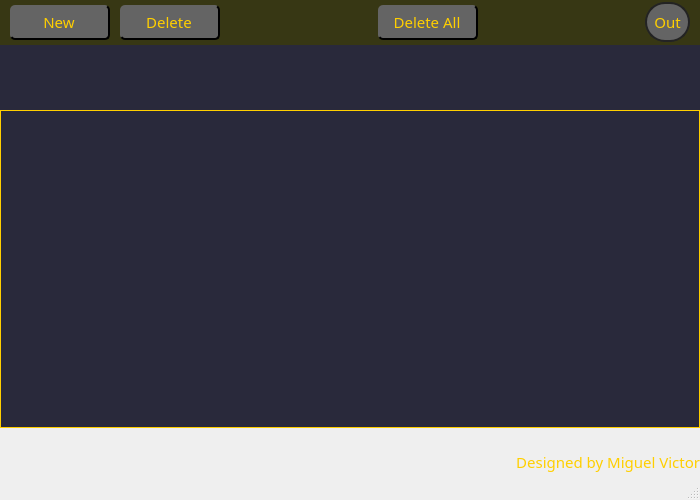
<?xml version="1.0" encoding="UTF-8"?>
<ui version="4.0">
 <class>MainWindow</class>
 <widget class="QMainWindow" name="MainWindow">
  <property name="geometry">
   <rect>
    <x>0</x>
    <y>0</y>
    <width>700</width>
    <height>500</height>
   </rect>
  </property>
  <property name="minimumSize">
   <size>
    <width>500</width>
    <height>200</height>
   </size>
  </property>
  <property name="maximumSize">
   <size>
    <width>700</width>
    <height>500</height>
   </size>
  </property>
  <property name="font">
   <font>
    <family>OCR A Extended</family>
    <pointsize>11</pointsize>
   </font>
  </property>
  <property name="windowTitle">
   <string>Contact Book</string>
  </property>
  <property name="windowIcon">
   <iconset>
    <normalon>:/icon/Icon.ico</normalon>
   </iconset>
  </property>
  <property name="styleSheet">
   <string notr="true"/>
  </property>
  <property name="iconSize">
   <size>
    <width>26</width>
    <height>26</height>
   </size>
  </property>
  <widget class="QWidget" name="centralwidget">
   <layout class="QVBoxLayout" name="verticalLayout">
    <property name="spacing">
     <number>0</number>
    </property>
    <property name="leftMargin">
     <number>0</number>
    </property>
    <property name="topMargin">
     <number>0</number>
    </property>
    <property name="rightMargin">
     <number>0</number>
    </property>
    <property name="bottomMargin">
     <number>0</number>
    </property>
    <item>
     <widget class="QFrame" name="frame_top">
      <property name="minimumSize">
       <size>
        <width>0</width>
        <height>45</height>
       </size>
      </property>
      <property name="maximumSize">
       <size>
        <width>16777215</width>
        <height>45</height>
       </size>
      </property>
      <property name="styleSheet">
       <string notr="true">background-color: rgb(55, 55, 20);
color: rgb(255, 207, 0);</string>
      </property>
      <property name="frameShape">
       <enum>QFrame::NoFrame</enum>
      </property>
      <property name="frameShadow">
       <enum>QFrame::Raised</enum>
      </property>
      <layout class="QHBoxLayout" name="horizontalLayout">
       <property name="spacing">
        <number>0</number>
       </property>
       <property name="leftMargin">
        <number>0</number>
       </property>
       <property name="topMargin">
        <number>0</number>
       </property>
       <property name="rightMargin">
        <number>0</number>
       </property>
       <property name="bottomMargin">
        <number>0</number>
       </property>
       <item>
        <widget class="QPushButton" name="pushButton_new">
         <property name="minimumSize">
          <size>
           <width>110</width>
           <height>28</height>
          </size>
         </property>
         <property name="maximumSize">
          <size>
           <width>100</width>
           <height>35</height>
          </size>
         </property>
         <property name="font">
          <font>
           <family>OCR A Extended</family>
           <pointsize>11</pointsize>
          </font>
         </property>
         <property name="cursor">
          <cursorShape>PointingHandCursor</cursorShape>
         </property>
         <property name="styleSheet">
          <string notr="true">QPushButton {
	margin-left: 10px;
	background-color: rgb(100, 100, 100);
	border-radius: 5px;
	border-left: none;
	border-right: 2px solid rgb(0, 0, 0);
	border-bottom: 2px solid rgb(0, 0, 0);
}
QPushButton:hover {
	background-color: rgb(90, 90, 90);
}
QPushButton:pressed {
	background-color: rgb(255, 207, 0);
	border-right: 2px solid rgb(255, 120, 0);
	border-bottom: 2px solid rgb(255, 120, 0);
	color: rgb(35, 35, 35);
}</string>
         </property>
         <property name="text">
          <string>New</string>
         </property>
        </widget>
       </item>
       <item>
        <widget class="QPushButton" name="pushButton_delete">
         <property name="minimumSize">
          <size>
           <width>110</width>
           <height>28</height>
          </size>
         </property>
         <property name="maximumSize">
          <size>
           <width>100</width>
           <height>35</height>
          </size>
         </property>
         <property name="font">
          <font>
           <family>OCR A Extended</family>
           <pointsize>11</pointsize>
          </font>
         </property>
         <property name="cursor">
          <cursorShape>PointingHandCursor</cursorShape>
         </property>
         <property name="styleSheet">
          <string notr="true">QPushButton {
	margin-left: 10px;
	background-color: rgb(100, 100, 100);
	border-radius: 5px;
	border-left: none;
	border-right: 2px solid rgb(0, 0, 0);
	border-bottom: 2px solid rgb(0, 0, 0);
}
QPushButton:hover {
	background-color: rgb(90, 90, 90);
}
QPushButton:pressed {
	background-color: rgb(255, 207, 0);
	border-right: 2px solid rgb(255, 120, 0);
	border-bottom: 2px solid rgb(255, 120, 0);
	color: rgb(35, 35, 35);
}</string>
         </property>
         <property name="text">
          <string>Delete</string>
         </property>
        </widget>
       </item>
       <item>
        <spacer name="horizontalSpacer_2">
         <property name="orientation">
          <enum>Qt::Horizontal</enum>
         </property>
         <property name="sizeHint" stdset="0">
          <size>
           <width>40</width>
           <height>20</height>
          </size>
         </property>
        </spacer>
       </item>
       <item>
        <widget class="QPushButton" name="pushButton_delete_all">
         <property name="minimumSize">
          <size>
           <width>110</width>
           <height>28</height>
          </size>
         </property>
         <property name="maximumSize">
          <size>
           <width>100</width>
           <height>35</height>
          </size>
         </property>
         <property name="font">
          <font>
           <family>OCR A Extended</family>
           <pointsize>11</pointsize>
          </font>
         </property>
         <property name="cursor">
          <cursorShape>PointingHandCursor</cursorShape>
         </property>
         <property name="styleSheet">
          <string notr="true">QPushButton {
	margin-right: 10px;
	background-color: rgb(100, 100, 100);
	border-radius: 5px;
	border-left: none;
	border-right: 2px solid rgb(0, 0, 0);
	border-bottom: 2px solid rgb(0, 0, 0);
}
QPushButton:hover {
	background-color: rgb(90, 90, 90);
}
QPushButton:pressed {
	background-color: rgb(255, 207, 0);
	border-right: 2px solid rgb(255, 120, 0);
	border-bottom: 2px solid rgb(255, 120, 0);
	color: rgb(35, 35, 35);
}</string>
         </property>
         <property name="text">
          <string>Delete All</string>
         </property>
        </widget>
       </item>
       <item>
        <spacer name="horizontalSpacer">
         <property name="orientation">
          <enum>Qt::Horizontal</enum>
         </property>
         <property name="sizeHint" stdset="0">
          <size>
           <width>40</width>
           <height>20</height>
          </size>
         </property>
        </spacer>
       </item>
       <item>
        <widget class="QPushButton" name="pushButton_out">
         <property name="minimumSize">
          <size>
           <width>55</width>
           <height>40</height>
          </size>
         </property>
         <property name="font">
          <font>
           <family>OCR A Extended</family>
           <pointsize>11</pointsize>
          </font>
         </property>
         <property name="cursor">
          <cursorShape>PointingHandCursor</cursorShape>
         </property>
         <property name="styleSheet">
          <string notr="true">QPushButton {
	margin-right: 10px;
	background-color: rgb(100, 100, 100);
	border-radius: 20.3px;
	border:2px solid rgb(35, 35, 35)
}
QPushButton:hover {
	background-color: rgb(90, 90, 90);
}
QPushButton:pressed {
	background-color: rgb(255, 207, 0);
	border: 2px solid rgb(255, 120, 0);
	color: rgb(35, 35, 35);
}</string>
         </property>
         <property name="text">
          <string>Out</string>
         </property>
         <property name="iconSize">
          <size>
           <width>24</width>
           <height>24</height>
          </size>
         </property>
        </widget>
       </item>
      </layout>
     </widget>
    </item>
    <item>
     <widget class="QFrame" name="frame_center">
      <property name="minimumSize">
       <size>
        <width>700</width>
        <height>0</height>
       </size>
      </property>
      <property name="styleSheet">
       <string notr="true">background-color: rgb(41, 41, 59);</string>
      </property>
      <property name="frameShape">
       <enum>QFrame::NoFrame</enum>
      </property>
      <property name="frameShadow">
       <enum>QFrame::Raised</enum>
      </property>
      <layout class="QVBoxLayout" name="verticalLayout_2">
       <property name="spacing">
        <number>0</number>
       </property>
       <property name="leftMargin">
        <number>0</number>
       </property>
       <property name="topMargin">
        <number>0</number>
       </property>
       <property name="rightMargin">
        <number>0</number>
       </property>
       <property name="bottomMargin">
        <number>0</number>
       </property>
       <item>
        <widget class="QFrame" name="frame_header">
         <property name="minimumSize">
          <size>
           <width>0</width>
           <height>65</height>
          </size>
         </property>
         <property name="styleSheet">
          <string notr="true">background-image: url(:/header/top_bar2.png);
background-position: center;
background-repeat: no-repeat;</string>
         </property>
         <property name="frameShape">
          <enum>QFrame::NoFrame</enum>
         </property>
         <property name="frameShadow">
          <enum>QFrame::Raised</enum>
         </property>
        </widget>
       </item>
       <item>
        <widget class="QTableView" name="tableView">
         <property name="minimumSize">
          <size>
           <width>500</width>
           <height>0</height>
          </size>
         </property>
         <property name="maximumSize">
          <size>
           <width>950</width>
           <height>16777215</height>
          </size>
         </property>
         <property name="font">
          <font>
           <family>OCR A Extended</family>
           <pointsize>11</pointsize>
          </font>
         </property>
         <property name="layoutDirection">
          <enum>Qt::LeftToRight</enum>
         </property>
         <property name="styleSheet">
          <string notr="true">QTableView {
	color: rgb(225, 225, 255);
	border: 1px solid rgb(255, 207, 0);
	background-color: rgb(41, 41, 59);

}
QTableView:hover {
	
	background-color: rgb(41, 41, 55);
}</string>
         </property>
         <property name="frameShape">
          <enum>QFrame::NoFrame</enum>
         </property>
        </widget>
       </item>
      </layout>
     </widget>
    </item>
    <item>
     <widget class="QFrame" name="frame_bottom">
      <property name="minimumSize">
       <size>
        <width>0</width>
        <height>45</height>
       </size>
      </property>
      <property name="maximumSize">
       <size>
        <width>16777215</width>
        <height>45</height>
       </size>
      </property>
      <property name="styleSheet">
       <string notr="true">background-image: url(:/background_bottom/Images/background_bottom.png);</string>
      </property>
      <property name="frameShape">
       <enum>QFrame::NoFrame</enum>
      </property>
      <property name="frameShadow">
       <enum>QFrame::Raised</enum>
      </property>
      <layout class="QVBoxLayout" name="verticalLayout_3">
       <property name="spacing">
        <number>0</number>
       </property>
       <property name="leftMargin">
        <number>0</number>
       </property>
       <property name="topMargin">
        <number>0</number>
       </property>
       <property name="rightMargin">
        <number>0</number>
       </property>
       <property name="bottomMargin">
        <number>0</number>
       </property>
       <item>
        <widget class="QLabel" name="label">
         <property name="layoutDirection">
          <enum>Qt::LeftToRight</enum>
         </property>
         <property name="styleSheet">
          <string notr="true">background-image: url(:/footer/background_bottom.png);
color: rgb(255, 207, 0);

</string>
         </property>
         <property name="text">
          <string>Designed by Miguel Victor</string>
         </property>
         <property name="alignment">
          <set>Qt::AlignBottom|Qt::AlignRight|Qt::AlignTrailing</set>
         </property>
        </widget>
       </item>
      </layout>
     </widget>
    </item>
   </layout>
  </widget>
  <widget class="QMenuBar" name="menubar">
   <property name="geometry">
    <rect>
     <x>0</x>
     <y>0</y>
     <width>700</width>
     <height>23</height>
    </rect>
   </property>
  </widget>
  <widget class="QStatusBar" name="statusbar"/>
 </widget>
 <resources>
  <include location="../resources/resources_main.qrc"/>
 </resources>
 <connections/>
</ui>
